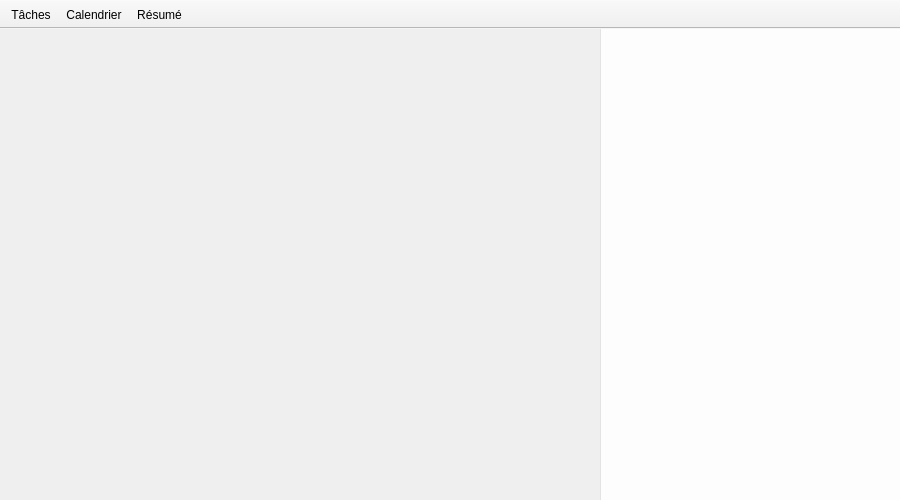
<?xml version="1.0" encoding="UTF-8"?>
<ui version="4.0">
 <class>MainWindow</class>
 <widget class="QMainWindow" name="MainWindow">
  <property name="windowModality">
   <enum>Qt::NonModal</enum>
  </property>
  <property name="geometry">
   <rect>
    <x>0</x>
    <y>0</y>
    <width>900</width>
    <height>500</height>
   </rect>
  </property>
  <property name="minimumSize">
   <size>
    <width>900</width>
    <height>500</height>
   </size>
  </property>
  <property name="focusPolicy">
   <enum>Qt::WheelFocus</enum>
  </property>
  <property name="windowTitle">
   <string>ProAgenda</string>
  </property>
  <property name="windowOpacity">
   <double>1.000000000000000</double>
  </property>
  <property name="styleSheet">
   <string notr="true">QToolBar.EditToolBar {
  border-bottom: 1px solid rgb(227, 227, 227);
  background-color: rgba(255, 255, 255, 0.9);
}

QWidget#mainWidget{
	  background-color: #efefef;
}

QStackedWidget#stackedWidgetSide{
	border-left: 1px solid rgb(227, 227, 227);
  	background-color: rgba(255, 255, 255, 0.9);
}

QTextEdit, QLineEdit{
	background-color: #f2f2f2;
	border:none;
}

#addTaskWidget QLineEdit{
	height: 25px;
	padding: 5px;
}

QLineEdit:focus{
	background-color:white;
}

QWidget#taskWidgetWrapper:hover{
	background-color: rgba(153, 153, 153, 20);
}

QWidget#taskWidgetWrapper{
	border-bottom: 1px solid rgba(153, 153, 153, 20);
}

TriStateButton QPushButton:checked{
 	color:white;
}

</string>
  </property>
  <property name="tabShape">
   <enum>QTabWidget::Rounded</enum>
  </property>
  <widget class="QWidget" name="centralWidget">
   <property name="enabled">
    <bool>true</bool>
   </property>
   <property name="sizePolicy">
    <sizepolicy hsizetype="Preferred" vsizetype="Preferred">
     <horstretch>0</horstretch>
     <verstretch>0</verstretch>
    </sizepolicy>
   </property>
   <layout class="QVBoxLayout" name="centralLayout">
    <property name="spacing">
     <number>0</number>
    </property>
    <property name="leftMargin">
     <number>0</number>
    </property>
    <property name="topMargin">
     <number>0</number>
    </property>
    <property name="rightMargin">
     <number>0</number>
    </property>
    <property name="bottomMargin">
     <number>0</number>
    </property>
    <item alignment="Qt::AlignTop">
     <widget class="QWidget" name="editToolBar" native="true">
      <property name="enabled">
       <bool>true</bool>
      </property>
      <property name="sizePolicy">
       <sizepolicy hsizetype="Expanding" vsizetype="Fixed">
        <horstretch>0</horstretch>
        <verstretch>0</verstretch>
       </sizepolicy>
      </property>
      <property name="styleSheet">
       <string notr="true">QWidget#editToolbar{
	border: 1px color red;
}</string>
      </property>
      <layout class="QVBoxLayout" name="editLayout_2">
       <property name="spacing">
        <number>0</number>
       </property>
       <property name="leftMargin">
        <number>0</number>
       </property>
       <property name="topMargin">
        <number>0</number>
       </property>
       <property name="rightMargin">
        <number>0</number>
       </property>
       <property name="bottomMargin">
        <number>0</number>
       </property>
       <item>
        <layout class="QVBoxLayout" name="editLayout">
         <property name="spacing">
          <number>0</number>
         </property>
         <property name="topMargin">
          <number>0</number>
         </property>
        </layout>
       </item>
      </layout>
     </widget>
    </item>
    <item>
     <widget class="QWidget" name="widgetContent" native="true">
      <property name="sizePolicy">
       <sizepolicy hsizetype="Expanding" vsizetype="Expanding">
        <horstretch>0</horstretch>
        <verstretch>0</verstretch>
       </sizepolicy>
      </property>
      <layout class="QHBoxLayout" name="horizontalLayout_2">
       <property name="spacing">
        <number>0</number>
       </property>
       <property name="leftMargin">
        <number>0</number>
       </property>
       <property name="topMargin">
        <number>0</number>
       </property>
       <property name="rightMargin">
        <number>0</number>
       </property>
       <property name="bottomMargin">
        <number>0</number>
       </property>
       <item>
        <widget class="QStackedWidget" name="stackedWidgetCentral">
         <property name="sizePolicy">
          <sizepolicy hsizetype="Expanding" vsizetype="Expanding">
           <horstretch>0</horstretch>
           <verstretch>0</verstretch>
          </sizepolicy>
         </property>
         <property name="minimumSize">
          <size>
           <width>0</width>
           <height>0</height>
          </size>
         </property>
         <property name="currentIndex">
          <number>2</number>
         </property>
         <widget class="QWidget" name="taskWidget">
          <property name="sizePolicy">
           <sizepolicy hsizetype="Expanding" vsizetype="Expanding">
            <horstretch>0</horstretch>
            <verstretch>0</verstretch>
           </sizepolicy>
          </property>
          <layout class="QVBoxLayout" name="verticalLayout_2">
           <property name="leftMargin">
            <number>0</number>
           </property>
           <property name="topMargin">
            <number>0</number>
           </property>
           <property name="rightMargin">
            <number>0</number>
           </property>
           <property name="bottomMargin">
            <number>0</number>
           </property>
           <item>
            <layout class="QVBoxLayout" name="viewTask">
             <property name="spacing">
              <number>0</number>
             </property>
            </layout>
           </item>
          </layout>
         </widget>
         <widget class="QWidget" name="calendarWidget">
          <property name="sizePolicy">
           <sizepolicy hsizetype="Expanding" vsizetype="Expanding">
            <horstretch>0</horstretch>
            <verstretch>0</verstretch>
           </sizepolicy>
          </property>
          <layout class="QVBoxLayout" name="verticalLayout_5">
           <property name="spacing">
            <number>0</number>
           </property>
           <property name="leftMargin">
            <number>0</number>
           </property>
           <property name="topMargin">
            <number>0</number>
           </property>
           <property name="rightMargin">
            <number>0</number>
           </property>
           <property name="bottomMargin">
            <number>0</number>
           </property>
           <item>
            <layout class="QVBoxLayout" name="viewCalendar">
             <property name="spacing">
              <number>0</number>
             </property>
            </layout>
           </item>
          </layout>
         </widget>
         <widget class="QWidget" name="resumeWidget">
          <property name="sizePolicy">
           <sizepolicy hsizetype="Expanding" vsizetype="Expanding">
            <horstretch>0</horstretch>
            <verstretch>0</verstretch>
           </sizepolicy>
          </property>
          <layout class="QVBoxLayout" name="verticalLayout_3">
           <property name="leftMargin">
            <number>0</number>
           </property>
           <property name="topMargin">
            <number>0</number>
           </property>
           <property name="rightMargin">
            <number>0</number>
           </property>
           <property name="bottomMargin">
            <number>0</number>
           </property>
           <item>
            <layout class="QVBoxLayout" name="viewResume">
             <property name="spacing">
              <number>0</number>
             </property>
            </layout>
           </item>
          </layout>
         </widget>
        </widget>
       </item>
       <item>
        <widget class="QStackedWidget" name="stackedWidgetSide">
         <property name="sizePolicy">
          <sizepolicy hsizetype="Preferred" vsizetype="Expanding">
           <horstretch>0</horstretch>
           <verstretch>0</verstretch>
          </sizepolicy>
         </property>
         <property name="minimumSize">
          <size>
           <width>300</width>
           <height>0</height>
          </size>
         </property>
         <property name="maximumSize">
          <size>
           <width>300</width>
           <height>16777215</height>
          </size>
         </property>
         <property name="currentIndex">
          <number>0</number>
         </property>
         <widget class="QWidget" name="addTaskWidget">
          <layout class="QVBoxLayout" name="verticalLayout_4">
           <property name="leftMargin">
            <number>0</number>
           </property>
           <property name="topMargin">
            <number>0</number>
           </property>
           <property name="rightMargin">
            <number>0</number>
           </property>
           <property name="bottomMargin">
            <number>0</number>
           </property>
           <item>
            <layout class="QVBoxLayout" name="viewAddTask">
             <property name="spacing">
              <number>0</number>
             </property>
            </layout>
           </item>
          </layout>
         </widget>
         <widget class="QWidget" name="summaryWidget">
          <layout class="QVBoxLayout" name="verticalLayout_6">
           <property name="spacing">
            <number>0</number>
           </property>
           <property name="leftMargin">
            <number>0</number>
           </property>
           <property name="topMargin">
            <number>0</number>
           </property>
           <property name="rightMargin">
            <number>0</number>
           </property>
           <property name="bottomMargin">
            <number>0</number>
           </property>
           <item>
            <layout class="QVBoxLayout" name="viewSidebarSummary">
             <property name="spacing">
              <number>0</number>
             </property>
            </layout>
           </item>
          </layout>
         </widget>
        </widget>
       </item>
      </layout>
     </widget>
    </item>
   </layout>
  </widget>
  <widget class="QMenuBar" name="menuBar">
   <property name="geometry">
    <rect>
     <x>0</x>
     <y>0</y>
     <width>900</width>
     <height>22</height>
    </rect>
   </property>
  </widget>
  <widget class="QToolBar" name="mainToolBar">
   <property name="sizePolicy">
    <sizepolicy hsizetype="Preferred" vsizetype="MinimumExpanding">
     <horstretch>0</horstretch>
     <verstretch>0</verstretch>
    </sizepolicy>
   </property>
   <property name="minimumSize">
    <size>
     <width>0</width>
     <height>0</height>
    </size>
   </property>
   <property name="maximumSize">
    <size>
     <width>16777215</width>
     <height>16777215</height>
    </size>
   </property>
   <property name="cursor">
    <cursorShape>ArrowCursor</cursorShape>
   </property>
   <property name="mouseTracking">
    <bool>true</bool>
   </property>
   <property name="focusPolicy">
    <enum>Qt::ClickFocus</enum>
   </property>
   <property name="acceptDrops">
    <bool>false</bool>
   </property>
   <property name="layoutDirection">
    <enum>Qt::LeftToRight</enum>
   </property>
   <property name="autoFillBackground">
    <bool>true</bool>
   </property>
   <property name="styleSheet">
    <string notr="true"/>
   </property>
   <property name="movable">
    <bool>false</bool>
   </property>
   <property name="iconSize">
    <size>
     <width>30</width>
     <height>30</height>
    </size>
   </property>
   <property name="toolButtonStyle">
    <enum>Qt::ToolButtonTextUnderIcon</enum>
   </property>
   <attribute name="toolBarArea">
    <enum>TopToolBarArea</enum>
   </attribute>
   <attribute name="toolBarBreak">
    <bool>false</bool>
   </attribute>
   <addaction name="actionGoToTask"/>
   <addaction name="actionGoToCal"/>
   <addaction name="actionGoToResume"/>
  </widget>
  <action name="actionAddTask">
   <property name="checkable">
    <bool>false</bool>
   </property>
   <property name="checked">
    <bool>false</bool>
   </property>
   <property name="icon">
    <iconset theme="test" resource="ressources.qrc">
     <normaloff>:/icons/img/icons/ic_add_to_photos_48px.svg</normaloff>:/icons/img/icons/ic_add_to_photos_48px.svg</iconset>
   </property>
   <property name="text">
    <string>AddTask</string>
   </property>
   <property name="iconText">
    <string>Ajouter tâche</string>
   </property>
   <property name="toolTip">
    <string>Ajouter une tâche</string>
   </property>
   <property name="shortcut">
    <string>Ctrl+N</string>
   </property>
   <property name="priority">
    <enum>QAction::HighPriority</enum>
   </property>
  </action>
  <action name="actionGoToTask">
   <property name="checkable">
    <bool>true</bool>
   </property>
   <property name="icon">
    <iconset resource="ressources.qrc">
     <normaloff>:/icons/img/icons/task@2x.png</normaloff>:/icons/img/icons/task@2x.png</iconset>
   </property>
   <property name="text">
    <string>Tâches</string>
   </property>
   <property name="shortcut">
    <string>Ctrl+1</string>
   </property>
  </action>
  <action name="actionGoToCal">
   <property name="checkable">
    <bool>true</bool>
   </property>
   <property name="icon">
    <iconset resource="ressources.qrc">
     <normaloff>:/icons/img/icons/ic_today_48px.svg</normaloff>:/icons/img/icons/ic_today_48px.svg</iconset>
   </property>
   <property name="text">
    <string>Calendrier</string>
   </property>
   <property name="shortcut">
    <string>Ctrl+2</string>
   </property>
  </action>
  <action name="actionGoToResume">
   <property name="checkable">
    <bool>true</bool>
   </property>
   <property name="icon">
    <iconset resource="ressources.qrc">
     <normaloff>:/icons/img/icons/ic_account_balance_48px.svg</normaloff>:/icons/img/icons/ic_account_balance_48px.svg</iconset>
   </property>
   <property name="text">
    <string>Résumé</string>
   </property>
   <property name="shortcut">
    <string>Ctrl+3</string>
   </property>
  </action>
 </widget>
 <layoutdefault spacing="6" margin="11"/>
 <resources>
  <include location="ressources.qrc"/>
 </resources>
 <connections/>
</ui>
